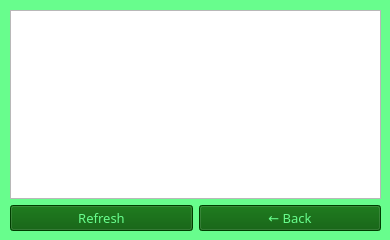
<?xml version="1.0" encoding="UTF-8"?>
<ui version="4.0">
 <class>ships</class>
 <widget class="QWidget" name="ships">
  <property name="geometry">
   <rect>
    <x>0</x>
    <y>0</y>
    <width>390</width>
    <height>240</height>
   </rect>
  </property>
  <property name="palette">
   <palette>
    <active>
     <colorrole role="Base">
      <brush brushstyle="SolidPattern">
       <color alpha="255">
        <red>255</red>
        <green>255</green>
        <blue>255</blue>
       </color>
      </brush>
     </colorrole>
     <colorrole role="Window">
      <brush brushstyle="SolidPattern">
       <color alpha="255">
        <red>104</red>
        <green>253</green>
        <blue>141</blue>
       </color>
      </brush>
     </colorrole>
    </active>
    <inactive>
     <colorrole role="Base">
      <brush brushstyle="SolidPattern">
       <color alpha="255">
        <red>255</red>
        <green>255</green>
        <blue>255</blue>
       </color>
      </brush>
     </colorrole>
     <colorrole role="Window">
      <brush brushstyle="SolidPattern">
       <color alpha="255">
        <red>104</red>
        <green>253</green>
        <blue>141</blue>
       </color>
      </brush>
     </colorrole>
    </inactive>
    <disabled>
     <colorrole role="Base">
      <brush brushstyle="SolidPattern">
       <color alpha="255">
        <red>104</red>
        <green>253</green>
        <blue>141</blue>
       </color>
      </brush>
     </colorrole>
     <colorrole role="Window">
      <brush brushstyle="SolidPattern">
       <color alpha="255">
        <red>104</red>
        <green>253</green>
        <blue>141</blue>
       </color>
      </brush>
     </colorrole>
    </disabled>
   </palette>
  </property>
  <property name="windowTitle">
   <string>Ships</string>
  </property>
  <widget class="QWidget" name="layoutWidget">
   <property name="geometry">
    <rect>
     <x>10</x>
     <y>10</y>
     <width>371</width>
     <height>221</height>
    </rect>
   </property>
   <layout class="QGridLayout" name="gridLayout">
    <item row="0" column="0" colspan="2">
     <widget class="QTableView" name="tableView">
      <property name="styleSheet">
       <string notr="true">selection-background-color: rgb(154, 255, 154);
selection-color: rgb(0, 85, 0);</string>
      </property>
     </widget>
    </item>
    <item row="1" column="0">
     <widget class="QPushButton" name="pushButton_3">
      <property name="font">
       <font>
        <family>MS Reference Sans Serif</family>
        <pointsize>10</pointsize>
       </font>
      </property>
      <property name="cursor">
       <cursorShape>PointingHandCursor</cursorShape>
      </property>
      <property name="styleSheet">
       <string notr="true">color:  rgb(104, 253, 141);
background-color: rgb(0, 85, 0);</string>
      </property>
      <property name="text">
       <string>Refresh</string>
      </property>
     </widget>
    </item>
    <item row="1" column="1">
     <widget class="QPushButton" name="pushButton_2">
      <property name="font">
       <font>
        <family>MS Reference Sans Serif</family>
        <pointsize>10</pointsize>
       </font>
      </property>
      <property name="cursor">
       <cursorShape>PointingHandCursor</cursorShape>
      </property>
      <property name="styleSheet">
       <string notr="true">color:  rgb(104, 253, 141);
background-color: rgb(0, 85, 0);</string>
      </property>
      <property name="text">
       <string>← Back</string>
      </property>
     </widget>
    </item>
   </layout>
  </widget>
 </widget>
 <resources/>
 <connections/>
</ui>
